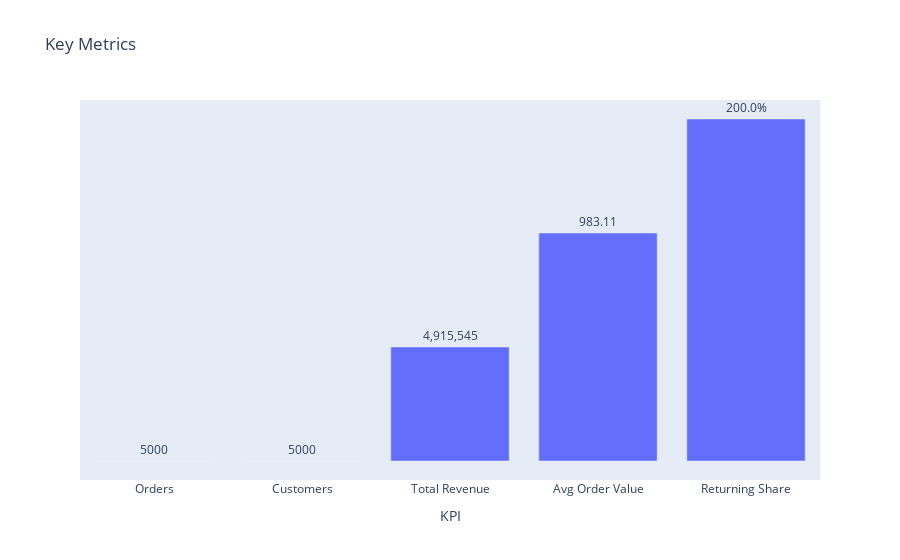
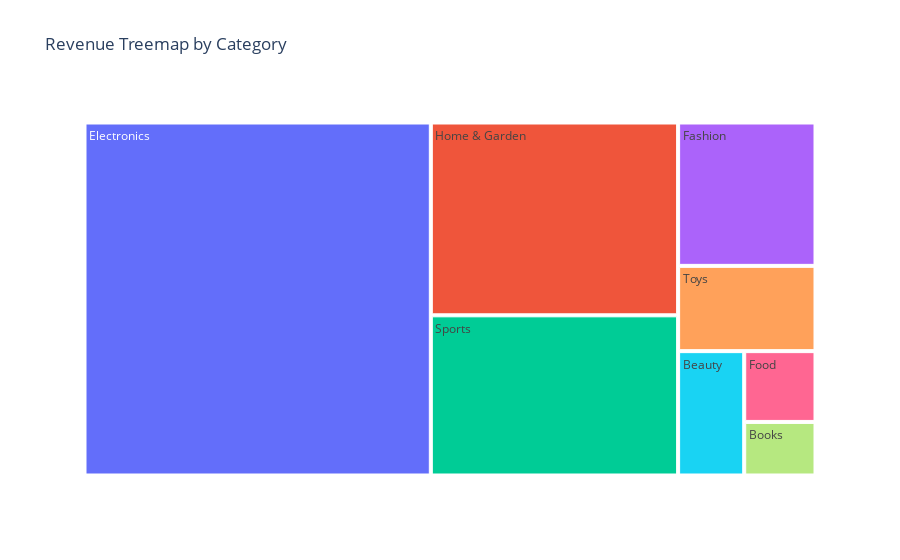

Here is the notebook cell these charts were saved with, in order:
### Markdown cell above
### **Compact KPI visuals (optional, portfolio polish)**

### Code cell
# KPI bar (uses strings for readability)
kpi_df = pd.DataFrame({
    'KPI': ['Orders','Customers','Total Revenue','Avg Order Value','Returning Share'],
    'Value': [
        kpis.get('orders', np.nan),
        kpis.get('customers', np.nan),
        f"{kpis.get('total_revenue', np.nan):,.0f}" if pd.notnull(kpis.get('total_revenue')) else np.nan,
        f"{kpis.get('avg_order_value', np.nan):,.2f}" if pd.notnull(kpis.get('avg_order_value')) else np.nan,
        f"{kpis.get('returning_share', np.nan)*100:.1f}%" if pd.notnull(kpis.get('returning_share')) else np.nan
    ]
})
fig = px.bar(kpi_df, x='KPI', y='Value', title='Key Metrics', text='Value')
fig.update_traces(textposition='outside')
fig.update_layout(yaxis={'visible': False, 'showticklabels': False})
fig.show()

# Category treemap
if set(['product_category','total_amount']).issubset(df.columns):
    fig = px.treemap(df, path=['product_category'], values='total_amount', title='Revenue Treemap by Category')
    fig.show()

### Figure 1 — Plotly figure (JSON) as saved in the notebook; plotly's stock layout.template omitted (floating-point values rounded to 4 significant figures)
{"data": [{"alignmentgroup": "True", "hovertemplate": "KPI=%{x}<br>Value=%{text}<extra></extra>", "legendgroup": "", "marker": {"color": "#636efa", "pattern": {"shape": ""}}, "name": "", "offsetgroup": "", "orientation": "v", "showlegend": false, "text": [5000, 5000, "4,915,545", "983.11", "200.0%"], "textposition": "outside", "type": "bar", "x": ["Orders", "Customers", "Total Revenue", "Avg Order Value", "Returning Share"], "xaxis": "x", "y": [5000, 5000, "4,915,545", "983.11", "200.0%"], "yaxis": "y"}], "layout": {"autosize": true, "barmode": "relative", "legend": {"tracegroupgap": 0}, "title": {"text": "Key Metrics"}, "xaxis": {"anchor": "y", "autorange": true, "domain": [0, 1], "range": [-0.5, 4.5], "title": {"text": "KPI"}, "type": "category"}, "yaxis": {"anchor": "x", "autorange": true, "domain": [0, 1], "range": [-0.1667, 3.167], "showticklabels": false, "title": {"text": "Value"}, "type": "category", "visible": false}}}

### Figure 2 — Plotly figure (JSON) as saved in the notebook; plotly's stock layout.template omitted (floating-point values rounded to 4 significant figures)
{"data": [{"branchvalues": "total", "domain": {"x": [0, 1], "y": [0, 1]}, "hovertemplate": "labels=%{label}<br>total_amount=%{value}<br>parent=%{parent}<br>id=%{id}<extra></extra>", "ids": ["Beauty", "Books", "Electronics", "Fashion", "Food", "Home & Garden", "Sports", "Toys"], "labels": ["Beauty", "Books", "Electronics", "Fashion", "Food", "Home & Garden", "Sports", "Toys"], "name": "", "parents": ["", "", "", "", "", "", "", ""], "type": "treemap", "values": [156600.0, 72740.0, 2329000.0, 375200.0, 96140.0, 908300.0, 754600.0, 223100.0]}], "layout": {"autosize": true, "legend": {"tracegroupgap": 0}, "title": {"text": "Revenue Treemap by Category"}}}
